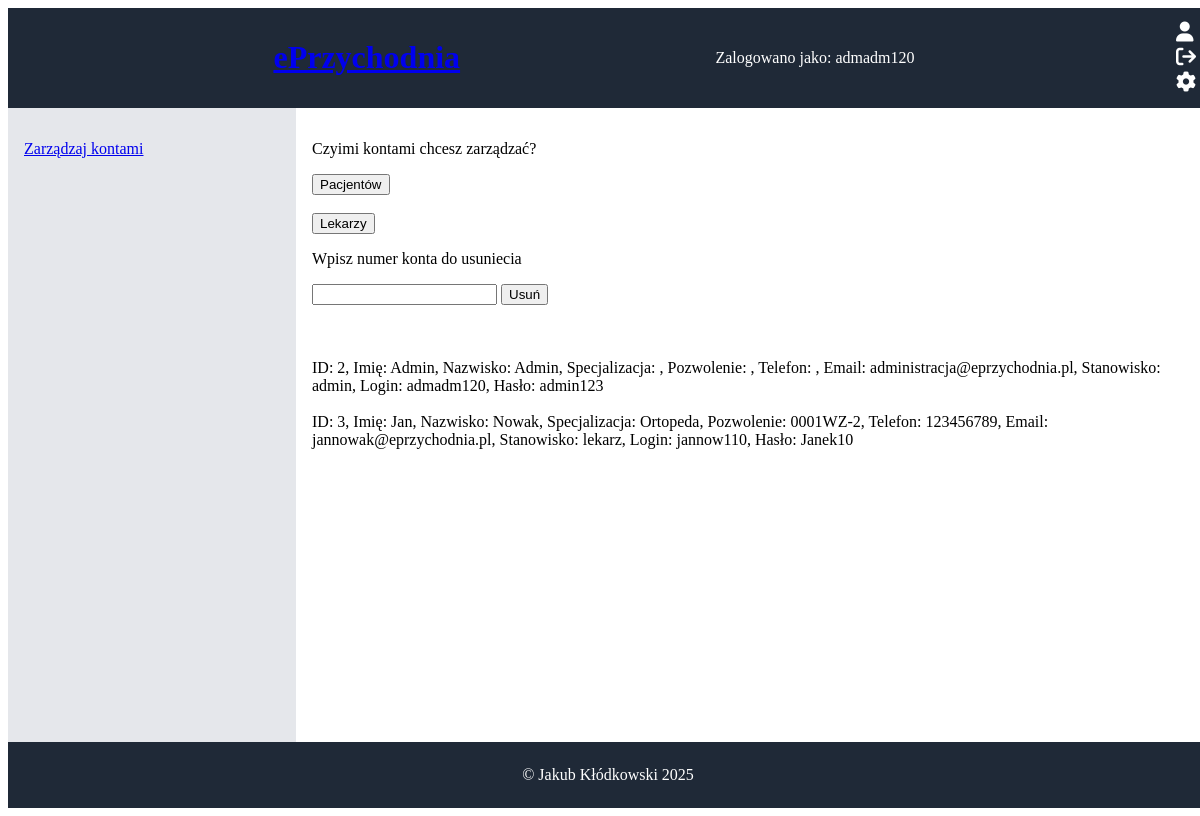
The app's page /zarzadzaj_kontami_lekarzy.php, older data.
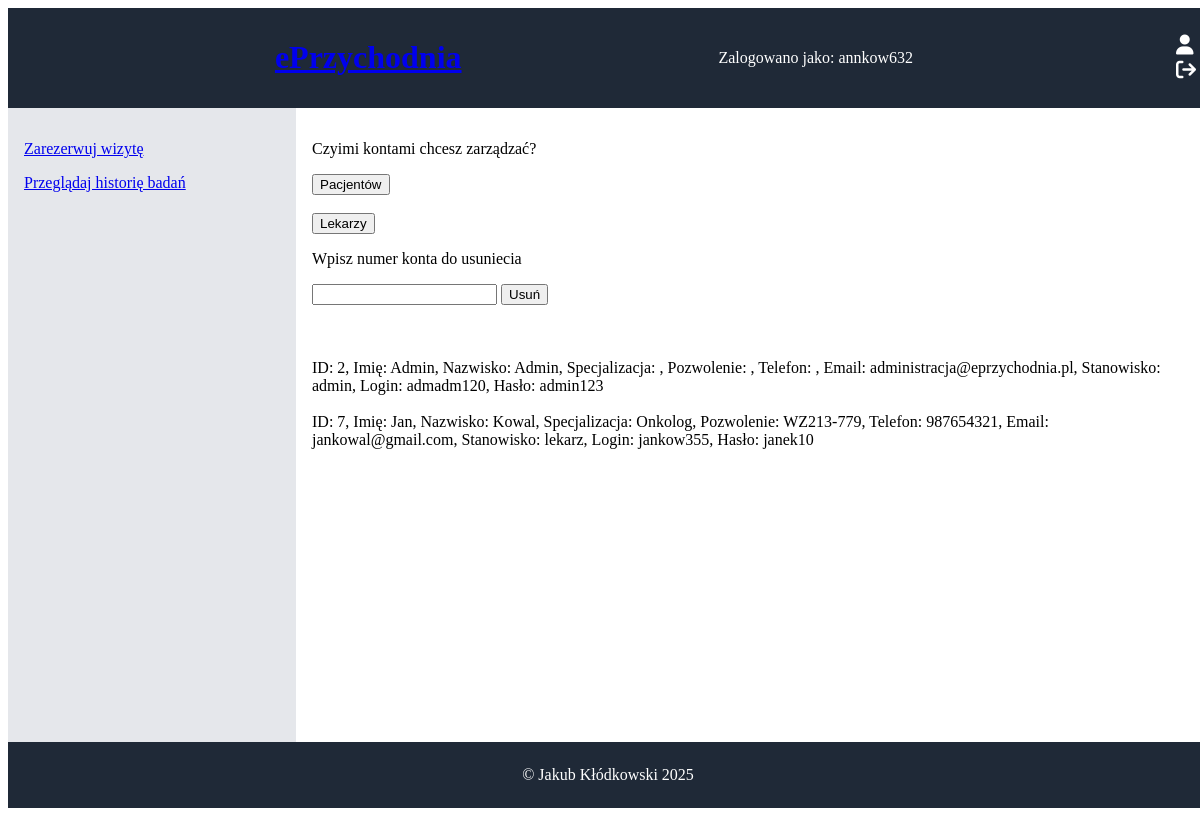
The same page, newer data.
### tables this page shows
CREATE TABLE `zalogowani` (
  `login` char(9) DEFAULT NULL,
  `haslo` varchar(100) DEFAULT NULL,
  `kto` varchar(100) DEFAULT NULL
);

CREATE TABLE `pracownik` (
  `id_lekarza` int(10) UNSIGNED NOT NULL,
  `Imie` varchar(50) DEFAULT NULL,
  `Nazwisko` varchar(50) DEFAULT NULL,
  `Specjalizacja` varchar(100) DEFAULT NULL,
  `PWZ` varchar(100) DEFAULT NULL,
  `tel` char(9) DEFAULT NULL,
  `email` varchar(100) DEFAULT NULL,
  `stanowisko` varchar(100) NOT NULL,
  `login` char(9) DEFAULT NULL,
  `haslo` varchar(100) DEFAULT NULL
);

### zarzadzaj_kontami_lekarzy.php (the view, shortened to what this page needs)
<!DOCTYPE html>
<html lang="pl">
<head>
    <link rel="stylesheet" href="https://cdnjs.cloudflare.com/ajax/libs/font-awesome/6.4.2/css/all.min.css">
    <link rel="stylesheet" href="style.css">
</head>
<body>
    <header>
        <h1 class="text-xl font-bold text-center flex-1"><a href="index.php">ePrzychodnia</a></h1>
        <?php
            $connect = mysqli_connect("localhost", "root", "", "eprzychodnia");
            $query0 = "SELECT `login` FROM `zalogowani` LIMIT 1";
            $result = mysqli_query($connect, $query0);
            if ($result && mysqli_num_rows($result) > 0) {
                $row = mysqli_fetch_assoc($result);
                $log = $row['login'];
                echo "Zalogowano jako: " . htmlspecialchars($log);
            } else {
                echo "Nie zalogowano.";
            }
        ?>
        <div>
        <form action="zaloguj.php">
    <button class="icon-button"><i class="fa-solid fa-user"></i></button>
</form>
<form action="wyloguj.php">
    <button class="icon-button"><i class="fa fa-sign-out"></i></button>
</form>
<?php
$connect = mysqli_connect("localhost", "root", "", "eprzychodnia");
$query1 = "SELECT `kto` FROM `zalogowani`";
$result1 = mysqli_query($connect, $query1);
if ($row = mysqli_fetch_assoc($result1)) {
    $kto = $row['kto'];
    if ($kto == "admin" || $kto == "recepcjonista") {
        echo '
        <form action="ustawienia.php">
            <button type="submit" class="icon-button"><i class="fa-solid fa-cog"></i></button>
        </form>';
    }
}
?>
    </header>
    <div style="display: flex; flex: 1;">
        <nav>
            <?php
                $connect = mysqli_connect("localhost", "root", "", "eprzychodnia");
                $query0="select * from `zalogowani`";
                $result0=mysqli_query($connect,$query0);
                if(mysqli_num_rows($result0)>0){
                    $query1 = "SELECT `kto` FROM `zalogowani`";
                    $result1 = mysqli_query($connect, $query1);
                    if ($row = mysqli_fetch_assoc($result1)) {
                        $kto = $row['kto'];
                    }
                    $query2="select * from `uprawnienia` where `stanowisko`='".$kto."'";
                    $result2=mysqli_query($connect,$query2);
                    if($row=mysqli_fetch_assoc($result2)){
                        $zaloz_konto=$row['zaloz_konto'];
                        $usun_konto=$row['usun_konto'];
                        $rezerwuj=$row['rezerwuj'];
                        $przegladaj_historie=$row['przegladaj_historie'];
                        if($zaloz_konto==1 && $usun_konto==1){
                            echo "<p><a href='zarzadzaj_kontami.php'>Zarządzaj kontami</a></p>";
                        }
                        if($rezerwuj==1){
                            echo "<p><a href='rezerwuj.php'>Zarezerwuj wizytę</a></p>";
                        }
                        if($przegladaj_historie==1){
                            echo "<p><a href='historia.php'>Przeglądaj historię badań</a></p>";
                        }
                    }
                }
            ?>
        </nav>
        <main>
            <div class="index-content">
                <p>Czyimi kontami chcesz zarządzać?</p>
                <form action="zarzadzaj_kontami_pacjentow.php" method="post">
                    <input type="submit" value="Pacjentów">
                </form>
                <br>
                <form action="zarzadzaj_kontami_lekarzy.php" method="post">
                    <input type="submit" value="Lekarzy">
                </form>
                <p>Wpisz numer konta do usuniecia</p>
                <form action="usun_konto_pracownik.php" method="post">
                    <input type="number" name="id_konta" id="i0">
                    <input type="submit" value="Usuń">
                </form>
                <br>
                <br>
                <br>
                <?php
                    $connect = mysqli_connect("localhost", "root", "", "eprzychodnia");
                    $query0="select * from `pracownik`";
                    $result0=mysqli_query($connect,$query0);
                    while($row=mysqli_fetch_assoc($result0)){
                        echo "ID: ".$row['id_lekarza'].", Imię: ".$row['Imie'].", Nazwisko: ".$row['Nazwisko'].", Specjalizacja: ".$row['Specjalizacja'].", Pozwolenie: ".$row['PWZ'].", Telefon: ".$row['tel'].", Email: ".$row['email'].", Stanowisko: ".$row['stanowisko'].", Login: ".$row['login'].", Hasło: ".$row['haslo']."<br><br>";
                    }
                ?>
            </div>
        </main>
    </div>
    <footer>
        <p>&copy; Jakub Kłódkowski 2025</p>
    </footer>
</body>
</html>

Row changes from the older to the newer data that the page shows:
removed zalogowani: login "admadm120"
removed pracownik: id_lekarza "3", Imie "Jan", Nazwisko "Nowak", Specjalizacja "Ortopeda", PWZ "0001WZ-2", tel "123456789", email "jannowak@eprzychodnia.pl", stanowisko "lekarz", login "jannow110", haslo "Janek10"
added zalogowani: login "annkow632"
added pracownik: id_lekarza "7", Imie "Jan", Nazwisko "Kowal", Specjalizacja "Onkolog", PWZ "WZ213-779", tel "987654321", email "jankowal@gmail.com", stanowisko "lekarz", login "jankow355", haslo "janek10"
Text that changed along with them:
text no longer shown: "Zarządzaj kontami"
text now shown: "Zarezerwuj wizytę Przeglądaj historię badań"
